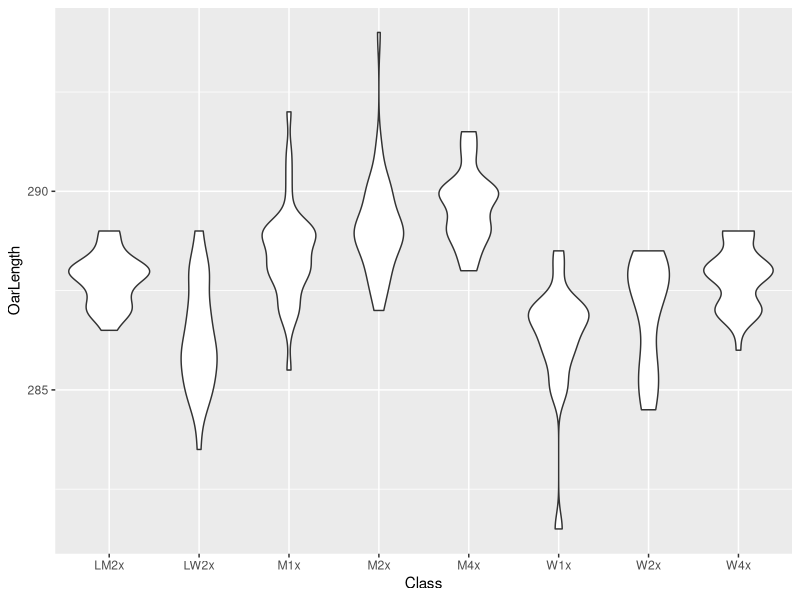
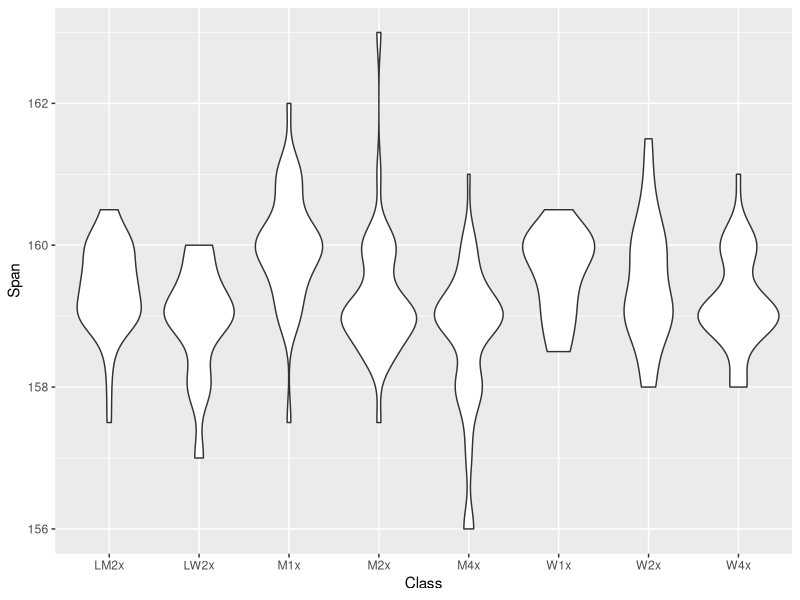
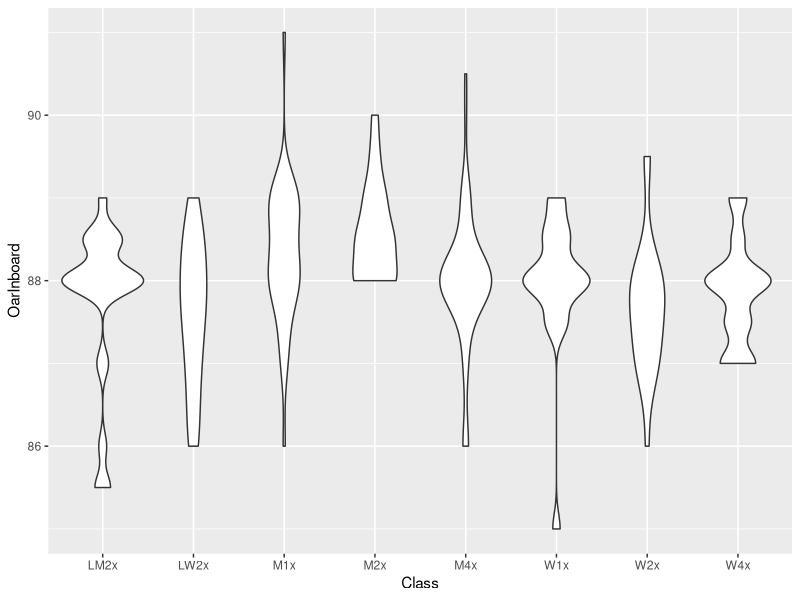
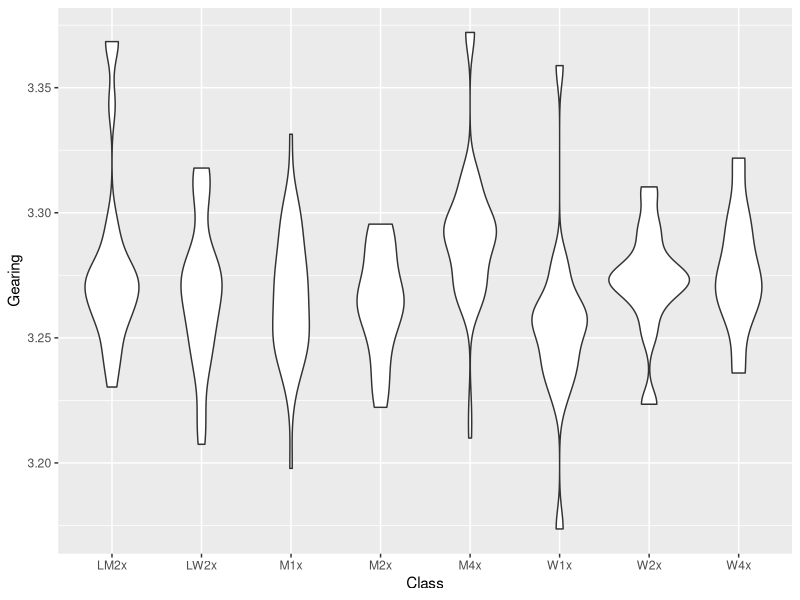
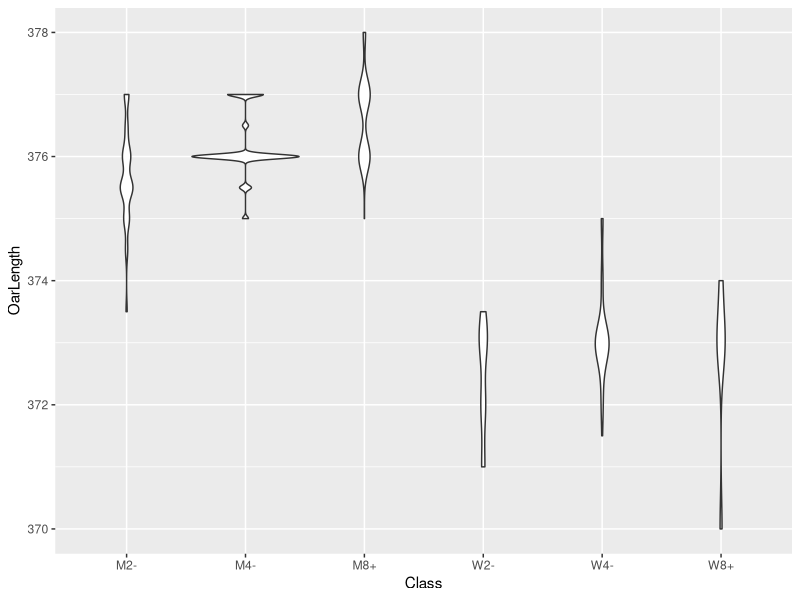
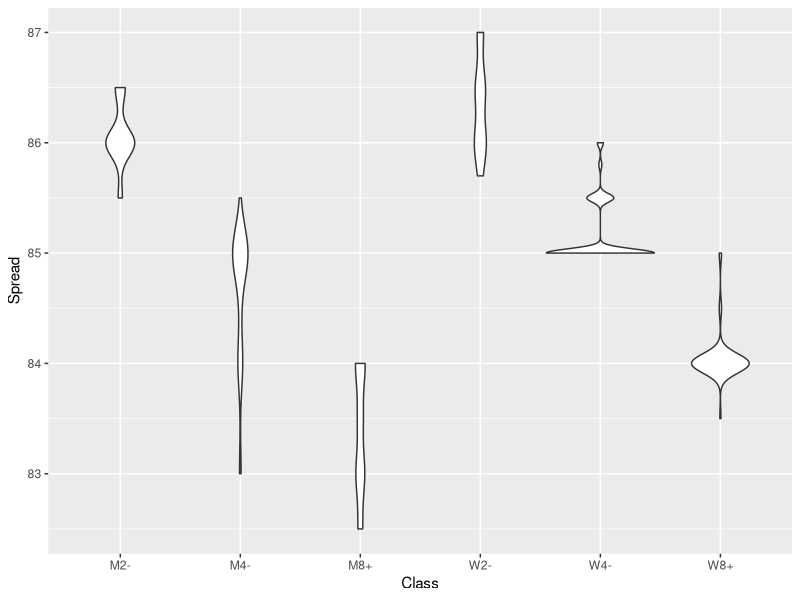
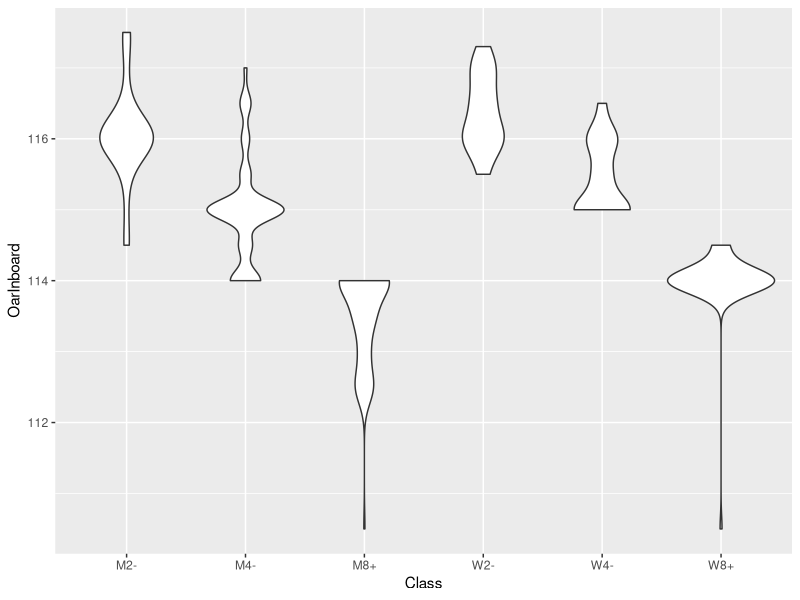
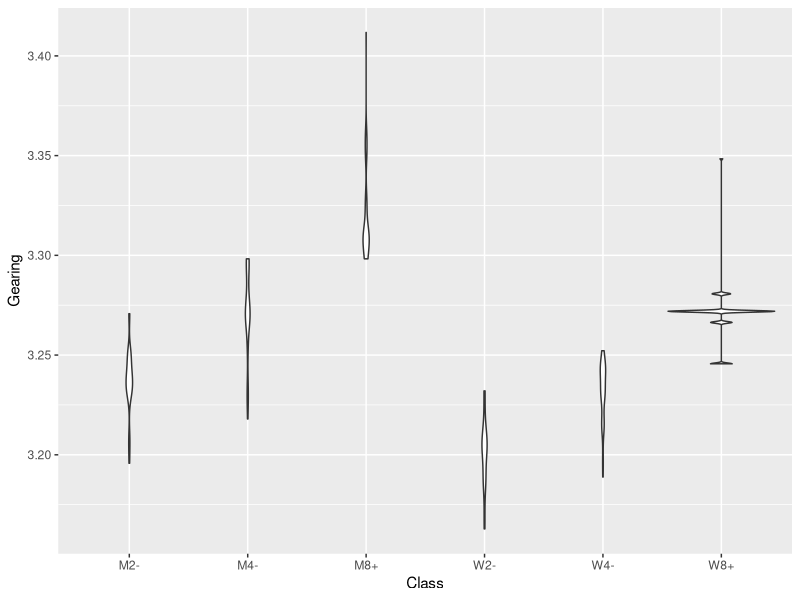

Source code (R) for these figures, in order:
#! /usr/bin/env Rscript

library(tidyverse)

xf <- read.csv("sculling.csv")

xf$Class <- as.factor(xf$Class)
xf$Seat <- as.factor(xf$Seat)
xf$Country <- as.factor(xf$Country)
xf$Gearing <- xf$OarLength / xf$OarInboard 

p1 <- ggplot(xf, aes(Class, OarLength)) + geom_violin()
p2 <- ggplot(xf, aes(Class, Span)) + geom_violin()
p3 <- ggplot(xf, aes(Class, OarInboard)) + geom_violin()
p4 <- ggplot(xf, aes(Class, Gearing)) + geom_violin()

ggsave("x-oarlength.png", p1)
ggsave("x-span.png", p2)
ggsave("x-inboard.png", p3)
ggsave("x-gearing.png", p4)

df <- read.csv("sweep.csv")

df$Class <- as.factor(df$Class)
df$Seat <- as.factor(df$Seat)
df$Country <- as.factor(df$Country)
df$Gearing <- df$OarLength / df$OarInboard 

p1 <- ggplot(df, aes(Class, OarLength)) + geom_violin()
p2 <- ggplot(df, aes(Class, Spread)) + geom_violin()
p3 <- ggplot(df, aes(Class, OarInboard)) + geom_violin()
p4 <- ggplot(df, aes(Class, Gearing)) + geom_violin()

ggsave("oarlength.png", p1)
ggsave("span.png", p2)
ggsave("inboard.png", p3)
ggsave("gearing.png", p4)




